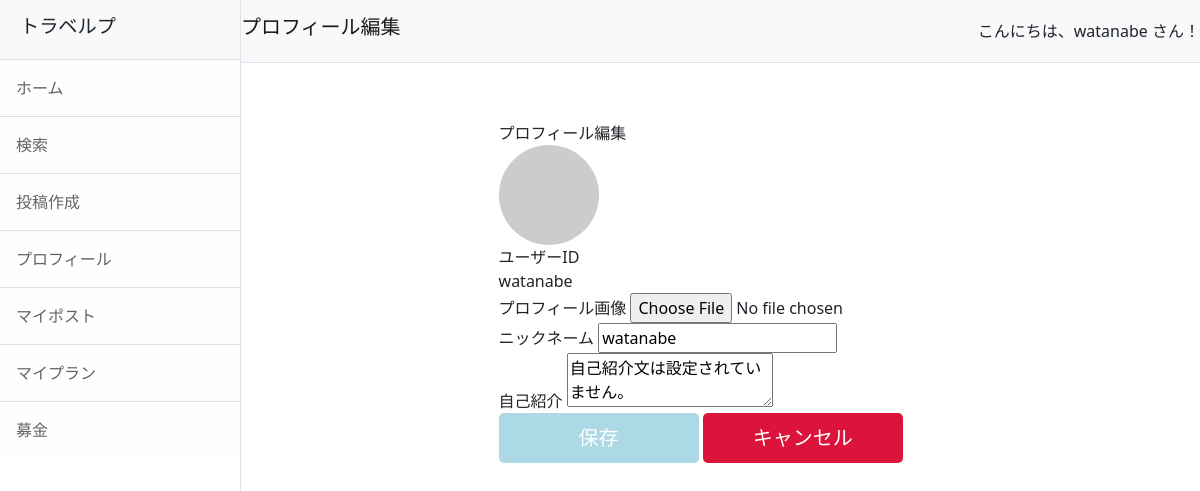
/profile/edit/3/ (signed in), run on an earlier commit of the app's database.
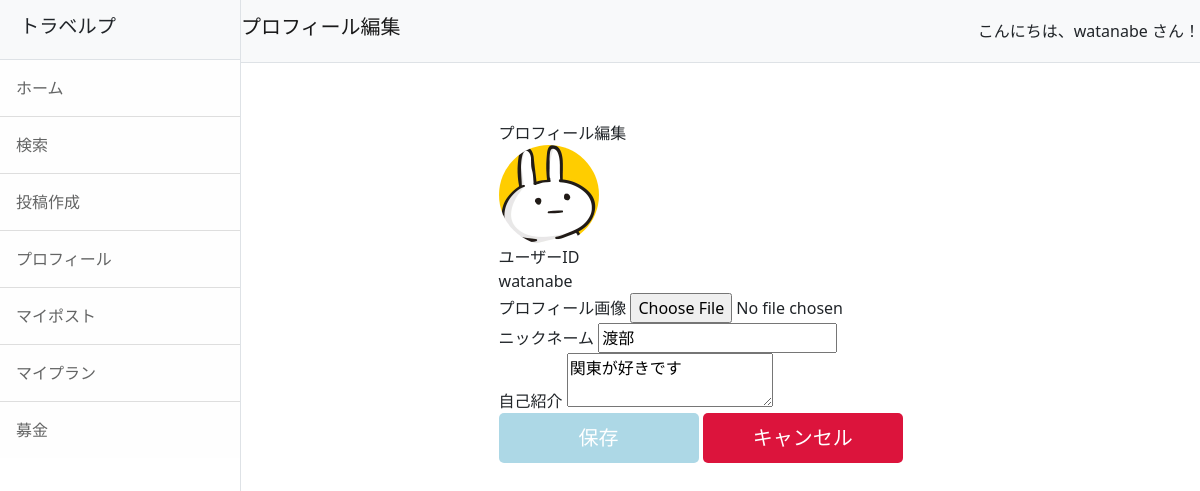
And on a later commit of the database.
### accounts/models.py (models this page shows, shortened)
class CustomUser(AbstractUser):
    pass
    nickname = models.CharField(max_length=150, blank=True, null=True)
    profile_image = models.ImageField(upload_to='profile_images/', null=True, blank=True)
    profile_description = models.TextField(null=True, blank=True)

### travelp/views.py (the view, shortened to what this page needs)
# urls.py: path('profile/edit/<int:pk>/', views.EditProfileView.as_view(), name='edit_profile'),
class EditProfileView(UpdateView):
    model = CustomUser  # 編集するモデルを指定
    form_class = ProfileEditForm  # 使用するフォームクラスを指定
    template_name = 'edit_profile.html'  # 使用するテンプレートを指定
    success_url = reverse_lazy('travelp:myprofile')  # 編集が成功した後にリダイレクトするURL
    def get_object(self, queryset=None):
        return self.request.user

### travelp/forms.py
class ProfileEditForm(forms.ModelForm):
    class Meta:
        model = CustomUser
        fields = ['nickname', 'profile_image', 'profile_description']
        widgets = {
            'profile_description': forms.Textarea(attrs={'rows': 3, 'cols': 40}),
        }

### travelp/templates/edit_profile.html (shortened to what this page needs)
{% extends 'base.html' %}
{% block header %}プロフィール編集{% endblock %}
{% block content %}
<section class="container my-5">
    <div class="profile-container">
        <div class="profile-header">プロフィール編集</div>
        <div class="profile-info">
            <div class="icon">
                {% if form.instance.profile_image %}
                    <img id="profile-image" src="{{ form.instance.profile_image.url }}" alt="プロフィール画像" width="100">
                {% else %}
                    <img id="profile-image" src="https://via.placeholder.com/100" alt="プロフィール画像" width="100">
                {% endif %}
            </div>
            <div class="details">
                <div>
                    <div class="label">ユーザーID</div>
                    <div class="content no-underline">{{ request.user.username }}</div>
                </div>
            </div>
        </div>
        <div class="edit-form">
            <form method="POST" enctype="multipart/form-data">
                <div class="form-group">
                    <label for="profile_image">プロフィール画像</label>
                    <input type="file" name="profile_image" id="profile-image-input" accept="image/*" onchange="previewImage(event)">
                </div>
                <div class="form-group">
                    <label for="nickname">ニックネーム</label>
                    <input type="text" name="nickname" id="nickname" value="{{ form.instance.nickname|default:request.user.username }}" placeholder="新しいニックネーム">
                </div>
                <div class="form-group">
                    <label for="profile_description">自己紹介</label>
                    <textarea name="profile_description" id="profile_description" placeholder="自己紹介文を入力">{{ form.instance.profile_description|default:"自己紹介文は設定されていません。" }}</textarea>
                </div>
                <div class="button-container">
                    <button type="submit" class="button">保存</button>
                    <button type="button" class="button1" onclick="cancelEdit()">キャンセル</button>
                </div>
            </form>
        </div>
    </div>
</section>
{% endblock %}

### travelp/templates/base.html (shortened to what this page needs)
{% load static %}
<!DOCTYPE html>
<html lang="ja">
    <head>
        <link href="{% static 'css/styles.css' %}" rel="stylesheet" />
        <link rel="stylesheet" href="https://unpkg.com/leaflet@1.7.1/dist/leaflet.css" />
    </head>
    <body class="{% if request.user.is_staff %} dark-mode {% endif %}">
        <div class="d-flex" id="wrapper">
            <div class="border-end bg-white" id="sidebar-wrapper">
                <div class="sidebar-heading border-bottom bg-light">
                    <h1 class="navbar-brand">トラベルプ</h1>
                </div>
                <div class="list-group list-group-flush">
                    <a class="list-group-item list-group-item-action list-group-item-light p-3" href="{% url 'travelp:index' %}">ホーム</a>
                    <a class="list-group-item list-group-item-action list-group-item-light p-3" href="{% url 'travelp:search' %}">検索</a>
                    <a class="list-group-item list-group-item-action list-group-item-light p-3" href="{% url 'travelp:post' %}">投稿作成</a>
                    {% if request.user.is_authenticated %}
                        <a class="list-group-item list-group-item-action list-group-item-light p-3" href="{% url 'travelp:myprofile' %}">プロフィール</a>
                        <a class="list-group-item list-group-item-action list-group-item-light p-3" href="{% url 'travelp:mypost' %}">マイポスト</a>
                        <a class="list-group-item list-group-item-action list-group-item-light p-3" href="{% url 'travelp:myplan' %}">マイプラン</a>
                        <a class="list-group-item list-group-item-action list-group-item-light p-3" href="{% url 'travelp:fundraising_list' %}">募金</a>
                    {% endif %}
                </div>
            </div>
            <div id="page-content-wrapper">
                <nav class="navbar navbar-expand-lg navbar-light bg-light border-bottom d-flex justify-content-between">
                    <h1 class="navbar-brand">{% block header %}ホーム{% endblock %}</h1>
                    {% if request.user.is_authenticated %}
                        <div class="text-end">
                            こんにちは、{{ request.user.username }} さん！
                        </div>
                    {% endif %}
                </nav>
                <div class="container-fluid">
                    {% block content %}{% endblock %}
                </div>
            </div>
        </div>
    </body>
</html>

What changed in the data, as far as the page shows it:
changed CustomUser "watanabe": instance.profile_image: picture added; nickname "watanabe" → "渡部"; profile_description "自己紹介文は設定されていません。" → "関東が好きです"
